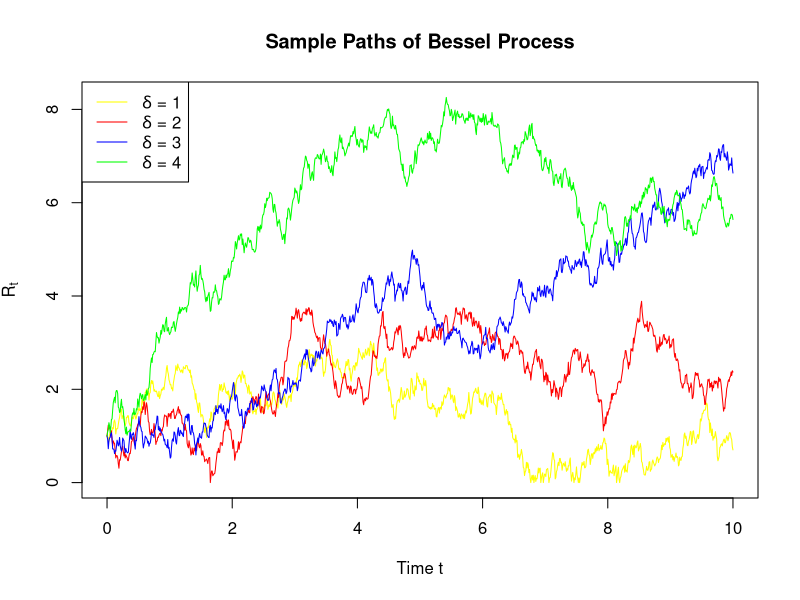
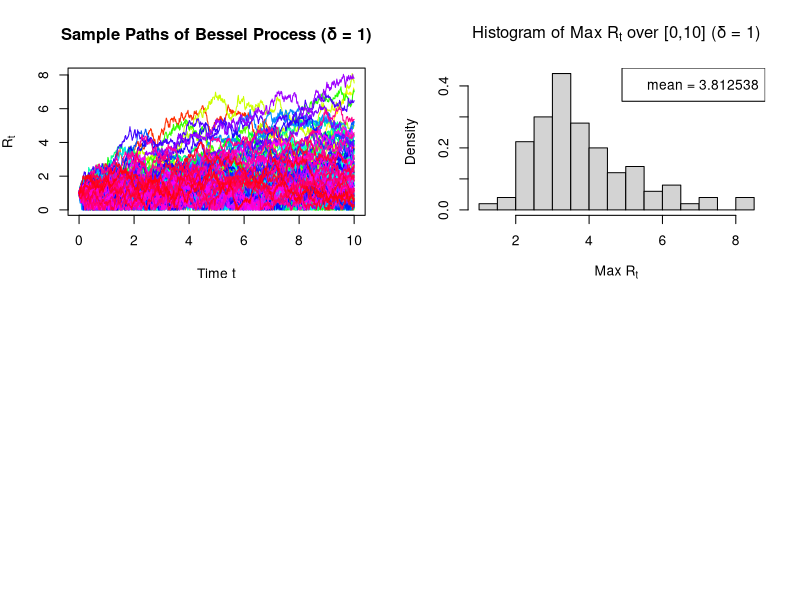

Here is the R script that generated these plots, in order:
## ---- chunk 1
set.seed(1)
T = 10
N = 1000
dt = T/N
Rt_sim <- function(delta, N, dt){
  Y <- numeric(N+1)
  Y[1] <- 1
  for (i in 1:N){
    dW <- sqrt(dt)*rnorm(1)
    Y[i+1] <- max(Y[i] + delta*dt+ 2*sqrt(Y[i])*dW, 0)
  } 
  return(sqrt(Y))
}
t <- seq(0, T, by = dt)
delta <- c(1,2,3,4)
Rt1 <- Rt_sim(delta[1], N=1000, dt=10/1000)
Rt2 <- Rt_sim(delta[2], N=1000, dt=10/1000)
Rt3 <- Rt_sim(delta[3], N=1000, dt=10/1000)
Rt4 <- Rt_sim(delta[4], N=1000, dt=10/1000)
ymin <- min(c(Rt1, Rt2, Rt3, Rt4))
ymax <- max(c(Rt1, Rt2, Rt3, Rt4))
plot(t, Rt1, "l", col = "yellow", ylim = c(ymin, ymax), main = "Sample Paths of Bessel Process", xlab = "Time t", ylab = expression(R[t]))
lines(t, Rt2, "l", col="red")
lines(t, Rt3, "l", col="blue")
lines(t, Rt4, "l", col="green")
legend("topleft",
       legend = c(expression(delta *' = 1'), expression(delta *' = 2'), expression(delta *' = 3'), expression(delta *' = 4')),
       col = c("yellow", "red", "blue", "green"),
       lty = 1)  
## ---- chunk 2
set.seed(1)
par(mfrow = c(2,2))

M <- 100  # Number of sample paths
t <- seq(0, T, by = dt)

# choose delta = 1, generate more paths
Rt_matrix <- sapply(1:M, function(m) Rt_sim(delta[1], N, dt)) # row: dt, col: Rt

matplot(t, Rt_matrix, type = "l", lty = 1, col = rainbow(M),
        main = "Sample Paths of Bessel Process (δ = 1)",
        xlab = "Time t", ylab = expression(R[t]))

max_Rt <- apply(Rt_matrix, 2, max) # calculate maximum for each column of Rt matrix

hist(max_Rt, breaks = 20, prob = T, 
     main = expression("Histogram of Max " * R[t] * " over [0,10] (δ = 1)"), 
     xlab = expression("Max " * R[t]))

mean(max_Rt)
legend("topright",
       legend = "mean = 3.812538")
